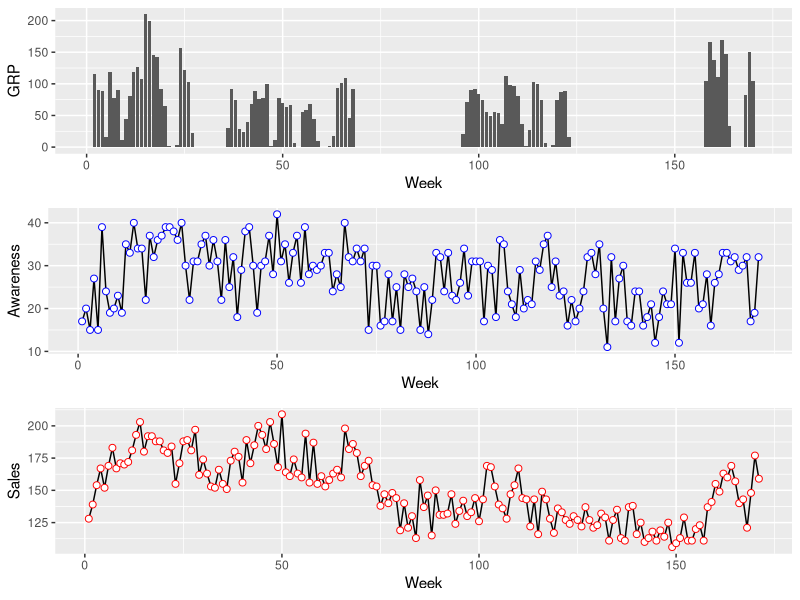
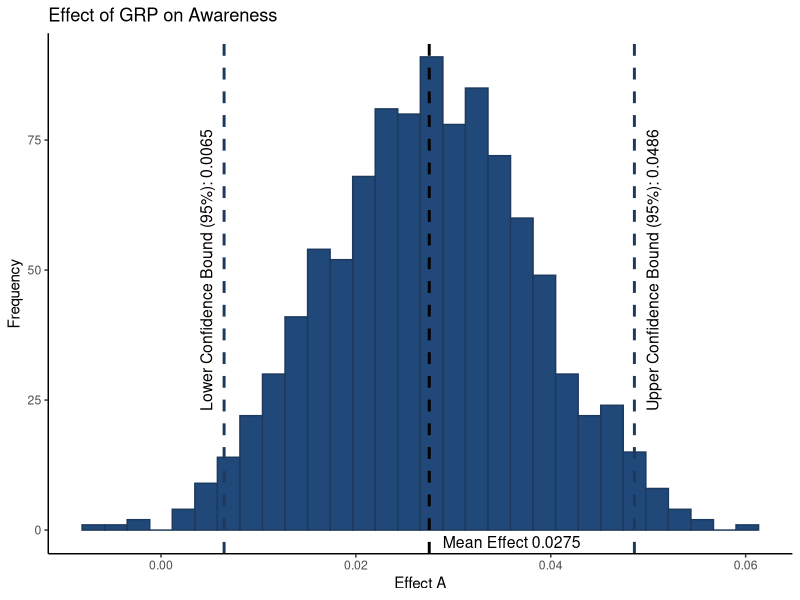
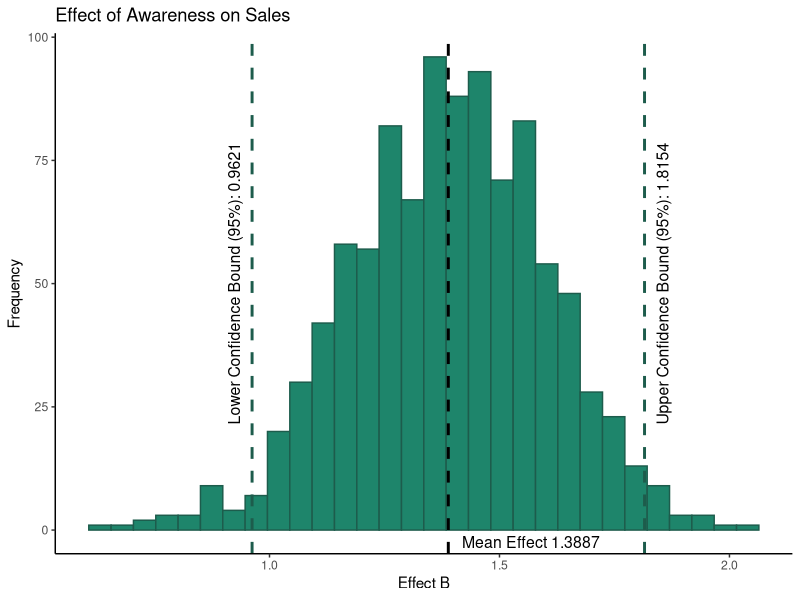
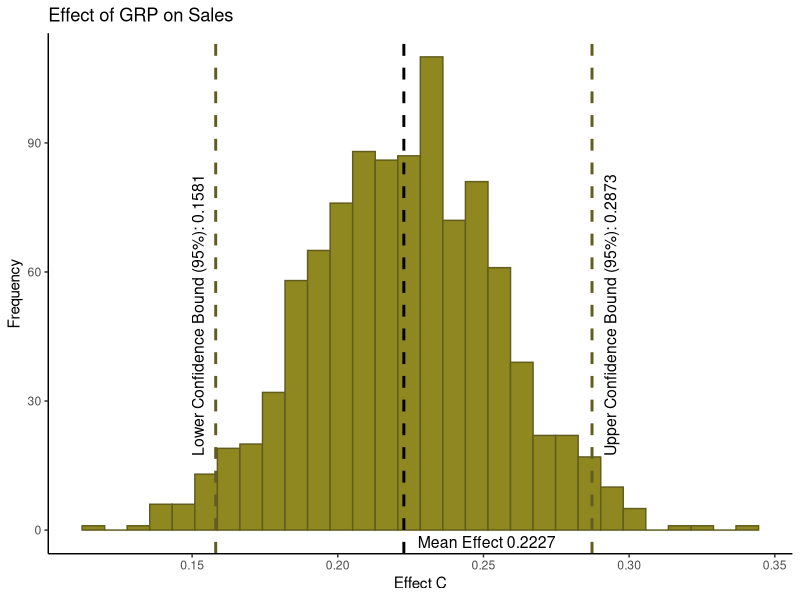
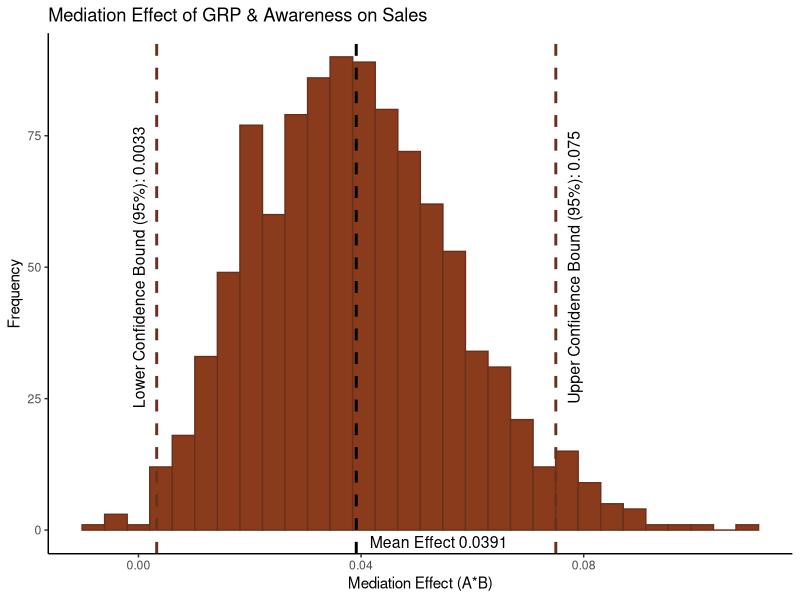
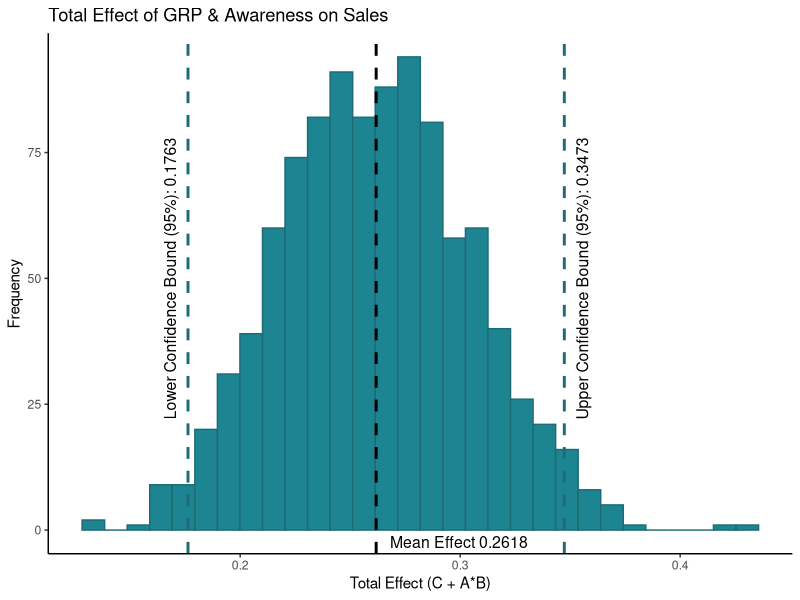

These charts were generated, in order, by the following R code:
rm(list=ls(all=TRUE)) #clear data

# Loading the relevant libraries
library(ggplot2)
library(gridExtra)

# Reading the data
data <- read.csv("chocolate.csv", sep = ",", dec = ".", header = T) 	# weekly data
names(data)
head(data,5)

# Plotting the data
p1 <- ggplot(data, aes(x = Week, y = GRP)) + 
  geom_bar(stat = "identity") 
p2 <- ggplot(data, aes(x = Week, y = Awareness)) + 
  geom_line() + 
  geom_point(colour="blue", size = 2, shape = 21, fill="white") 
p3 <- ggplot(data, aes(x = Week, y = Sales)) + 
  geom_line() + 
  geom_point(colour="red", size = 2, shape = 21, fill="white") 

# present GRP, Awareness and Sales plots stacked in 3 rows
grid.arrange(p1,p2,p3,  nrow = 3)  
theme_set(theme_bw())

# Defining a matrix to store the outcomes of data bootstrap
data_bootstrap = matrix(, nrow = 1000, ncol = 5)
colnames(data_bootstrap) <- c("A","B","C","Mediation_Effect","Total_Effect")

# Defining the variables
grp <- data[,2]			# Proportional to $ AdSpends per week. GRP = reach x frequency = percentage market reached x number of times per week 
aware <- data[,3]		# percentage of the market aware of ad campaign 
sales <- data[,4]		# sales

# Calculating the parameter estimates
m1 <- lm(sales ~ grp); summary(m1)
m2 <- lm(aware ~ grp); summary(m2)
m3 <- lm(sales ~ aware); summary(m3)

# Direct and Indirect Effects
a <- unname(m2$coeff[2])
b <- unname(m3$coeff[2])
c <- unname(m1$coeff[2])
mediation.effect = unname(a * b)
total.effect = unname(c + a * b)

# Running the bootstrap for 1000 iterations
set.seed(420)
for (i in 1:1000) {
  index <- sample(nrow(data), nrow(data), replace = TRUE)
  grp_bts <- grp[index]
  aware_bts <- aware[index]
  sales_bts <- sales[index]
  
  # Direct Effect: GRP -> Sales 
  # Indirect Effects: GRP -> Aware and Aware -> Sales
  m1 <- lm(sales_bts ~ grp_bts); summary(m1)
  m2 <- lm(aware_bts ~ grp_bts); summary(m2)
  m3 <- lm(sales_bts ~ aware_bts); summary(m3)
  
  # Direct and Indirect Effects
  a <- m2$coeff[2]
  b <- m3$coeff[2]
  c <- m1$coeff[2]
  mediation.effect = unname(a * b)
  total.effect = unname(c + a * b)
  
  # Logging the values of the bootstrap
  data_bootstrap[i,1] <- a
  data_bootstrap[i,2] <- b
  data_bootstrap[i,3] <- c
  data_bootstrap[i,4] <- mediation.effect
  data_bootstrap[i,5] <- total.effect
}

# Converting matrix to dataframe
bootstrap_df <- as.data.frame(data_bootstrap)

# Plotting the histogram for direct effect of GRP on Awareness
lbound_a <- round(mean(bootstrap_df$A) - 2*sd(bootstrap_df$A), 4)
ubound_a <- round(mean(bootstrap_df$A) + 2*sd(bootstrap_df$A), 4)
mean_a <- round(mean(bootstrap_df$A), 4)

plot_a <- ggplot(data = bootstrap_df, aes(x = A)) + 
  geom_histogram(color = "#1d395c", fill = "#20497a") +
  labs(title = "Effect of GRP on Awareness", x = "Effect A", y = "Frequency") +
  theme_classic() +
  geom_vline(aes(xintercept = mean(A)), color = "#000000", size = 1, linetype = "dashed") +
  geom_vline(aes(xintercept = mean(A) + 2*sd(A)), color = "#1d395c", size = 1, linetype = "dashed") +
  geom_vline(aes(xintercept = mean(A) - 2*sd(A)), color = "#1d395c", size = 1, linetype = "dashed") +
  annotate("text", x = lbound_a, y = 50, label=paste("Lower Confidence Bound (95%):", lbound_a), size= 4, angle = 90, vjust = -1) +
  annotate("text", x = ubound_a, y = 50, label=paste("Upper Confidence Bound (95%):", ubound_a), size= 4, angle = 90, vjust = 2) +
  annotate("text", x = mean_a, y = 0, label=paste("Mean Effect", mean_a), size= 4, vjust = 1.5, hjust = -0.1)
plot_a

# Plotting the histogram for direct effect of Awareness on Sales
lbound_b <- round(mean(bootstrap_df$B) - 2*sd(bootstrap_df$B), 4)
ubound_b <- round(mean(bootstrap_df$B) + 2*sd(bootstrap_df$B), 4)
mean_b <- round(mean(bootstrap_df$B), 4)

plot_b <- ggplot(data = bootstrap_df, aes(x = B)) + 
  geom_histogram(color = "#1d5c4c", fill = "#1e856b") +
  labs(title = "Effect of Awareness on Sales", x = "Effect B", y = "Frequency") +
  theme_classic() +
  geom_vline(aes(xintercept = mean(B)), color = "#000000", size = 1, linetype = "dashed") +
  geom_vline(aes(xintercept = mean(B) + 2*sd(B)), color = "#1d5c4c", size = 1, linetype = "dashed") +
  geom_vline(aes(xintercept = mean(B) - 2*sd(B)), color = "#1d5c4c", size = 1, linetype = "dashed") +
  annotate("text", x = lbound_b, y = 50, label=paste("Lower Confidence Bound (95%):", lbound_b), size= 4, angle = 90, vjust = -1) +
  annotate("text", x = ubound_b, y = 50, label=paste("Upper Confidence Bound (95%):", ubound_b), size= 4, angle = 90, vjust = 2) +
  annotate("text", x = mean_b, y = 0, label=paste("Mean Effect", mean_b), size= 4, vjust = 1.5, hjust = -0.1)
plot_b

# Plotting the histogram for direct effect of GRP on Sales
lbound_c <- round(mean(bootstrap_df$C) - 2*sd(bootstrap_df$C), 4)
ubound_c <- round(mean(bootstrap_df$C) + 2*sd(bootstrap_df$C), 4)
mean_c <- round(mean(bootstrap_df$C), 4)

plot_c <- ggplot(data = bootstrap_df, aes(x = C)) + 
  geom_histogram(color = "#615d1f", fill = "#8f871f") +
  labs(title = "Effect of GRP on Sales", x = "Effect C", y = "Frequency") +
  theme_classic() +
  geom_vline(aes(xintercept = mean(C)), color = "#000000", size = 1, linetype = "dashed") +
  geom_vline(aes(xintercept = mean(C) + 2*sd(C)), color = "#615d1f", size = 1, linetype = "dashed") +
  geom_vline(aes(xintercept = mean(C) - 2*sd(C)), color = "#615d1f", size = 1, linetype = "dashed") +
  annotate("text", x = lbound_c, y = 50, label=paste("Lower Confidence Bound (95%):", lbound_c), size= 4, angle = 90, vjust = -1) +
  annotate("text", x = ubound_c, y = 50, label=paste("Upper Confidence Bound (95%):", ubound_c), size= 4, angle = 90, vjust = 2) +
  annotate("text", x = mean_c, y = 0, label=paste("Mean Effect", mean_c), size= 4, vjust = 1.5, hjust = -0.1)
plot_c

# Plotting the histogram for mediation effect of GRP and Awareness on Sales
lbound_me <- round(mean(bootstrap_df$Mediation_Effect) - 2*sd(bootstrap_df$Mediation_Effect), 4)
ubound_me <- round(mean(bootstrap_df$Mediation_Effect) + 2*sd(bootstrap_df$Mediation_Effect), 4)
mean_me <- round(mean(bootstrap_df$Mediation_Effect), 4)

plot_me <- ggplot(data = bootstrap_df, aes(x = Mediation_Effect)) + 
  geom_histogram(color = "#69311b", fill = "#8a3b1c") +
  labs(title = "Mediation Effect of GRP & Awareness on Sales", x = "Mediation Effect (A*B)", y = "Frequency") +
  theme_classic() +
  geom_vline(aes(xintercept = mean(Mediation_Effect)), color = "#000000", size = 1, linetype = "dashed") +
  geom_vline(aes(xintercept = mean(Mediation_Effect) + 2*sd(Mediation_Effect)), color = "#69311b", size = 1, linetype = "dashed") +
  geom_vline(aes(xintercept = mean(Mediation_Effect) - 2*sd(Mediation_Effect)), color = "#69311b", size = 1, linetype = "dashed") +
  annotate("text", x = lbound_me, y = 50, label=paste("Lower Confidence Bound (95%):", lbound_me), size= 4, angle = 90, vjust = -1) +
  annotate("text", x = ubound_me, y = 50, label=paste("Upper Confidence Bound (95%):", ubound_me), size= 4, angle = 90, vjust = 2) +
  annotate("text", x = mean_me, y = 0, label=paste("Mean Effect", mean_me), size= 4, vjust = 1.5, hjust = -0.1)
plot_me

# Plotting the histogram for total effect of GRP and Awareness on Sales
lbound_te <- round(mean(bootstrap_df$Total_Effect) - 2*sd(bootstrap_df$Total_Effect), 4)
ubound_te <- round(mean(bootstrap_df$Total_Effect) + 2*sd(bootstrap_df$Total_Effect), 4)
mean_te <- round(mean(bootstrap_df$Total_Effect), 4)

plot_te <- ggplot(data = bootstrap_df, aes(x = Total_Effect)) + 
  geom_histogram(color = "#1e6b75", fill = "#1d8491") +
  labs(title = "Total Effect of GRP & Awareness on Sales", x = "Total Effect (C + A*B)", y = "Frequency") +
  theme_classic() +
  geom_vline(aes(xintercept = mean(Total_Effect)), color = "#000000", size = 1, linetype = "dashed") +
  geom_vline(aes(xintercept = mean(Total_Effect) + 2*sd(Total_Effect)), color = "#1e6b75", size = 1, linetype = "dashed") +
  geom_vline(aes(xintercept = mean(Total_Effect) - 2*sd(Total_Effect)), color = "#1e6b75", size = 1, linetype = "dashed") +
  annotate("text", x = lbound_te, y = 50, label=paste("Lower Confidence Bound (95%):", lbound_te), size= 4, angle = 90, vjust = -1) +
  annotate("text", x = ubound_te, y = 50, label=paste("Upper Confidence Bound (95%):", ubound_te), size= 4, angle = 90, vjust = 2) +
  annotate("text", x = mean_te, y = 0, label=paste("Mean Effect", mean_te), size= 4, vjust = 1.5, hjust = -0.1)
plot_te